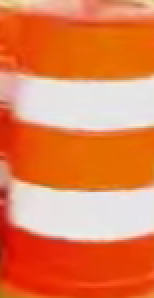
#> input picture Sukeerth_ME20B178/barrel.png, 77 x 149 px (shown 2 times larger)
$ jupyter execute --allow-errors a2q2.ipynb   (shell and % lines are left out)
#> lines starting #> are read from the running program, lines starting #| are printed output that depends on the picture
[cell 1]
from google.colab.patches import cv2_imshow
import matplotlib.pyplot as plt
import numpy as np
import cv2
import pafy
import time

url = 'https://youtu.be/A9BVr7kltl8'
#> (the rest of this cell did not finish here and is left out)

#> (a cell that did not finish here is left out)

#> (a cell that did not finish here is left out)

[cell 4]
roi = cv2.imread("barrel.png")
#> roi is the input picture: shape (149, 77, 3); mean B, G, R 82.8, 128.9, 228.1
hsv_roi = cv2.cvtColor(roi, cv2.COLOR_BGR2HSV)
#> hsv_roi: shape (149, 77, 3); mean H, S, V 27.1, 164.1, 228.3
cv2_imshow(hsv_roi)

[cell 5]
hist = cv2.calcHist([hsv_roi], [0, 1], None, [180, 256], [0, 180, 0,256])
hist1 = hist
plt.figure(),plt.plot(hist),plt.xlabel('Pixel intensity value'),plt.ylabel('Frequency'),plt.title('Histogram')
plt.show()
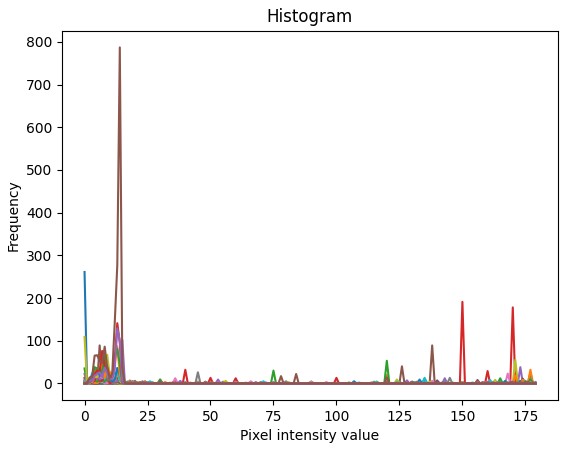
#> figure drawn by matplotlib, 1 panel; curve peaks at x = 0, y = 261; curve peaks at x = 120, y = 20; curve peaks at x = 120, y = 53

#> (a cell that did not finish here is left out)

[cell 7]
disc = cv2.getStructuringElement(cv2.MORPH_ELLIPSE, (5,5))
#> (the rest of this cell did not finish here and is left out)

#> (a cell that did not finish here is left out)

#> (a cell that did not finish here is left out)

[cell 10]
# Just for reference (Normalized Histogram)

[cell 11]
cv2.normalize(hist, hist1)
#> hist: shape (180, 256) float32; min 0, max 0.747, mean 0.000236
plt.figure(),plt.plot(hist1),plt.xlabel('Pixel intensity value'),plt.ylabel('Normalized Value'),plt.title('Normalized Histogram')
plt.show()
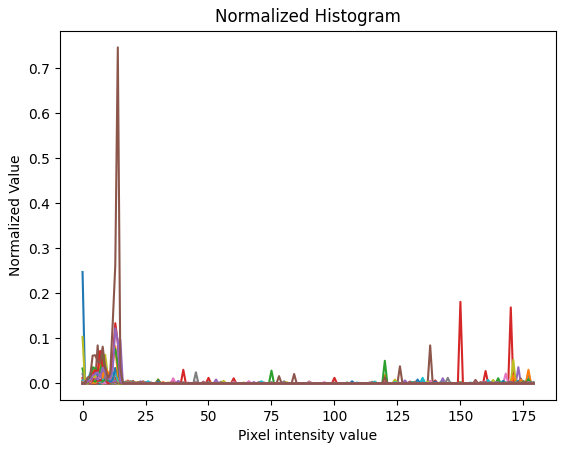
#> figure drawn by matplotlib, 1 panel; curve peaks at x = 0, y = 0.248; curve peaks at x = 120, y = 0.019; curve peaks at x = 120, y = 0.0503
